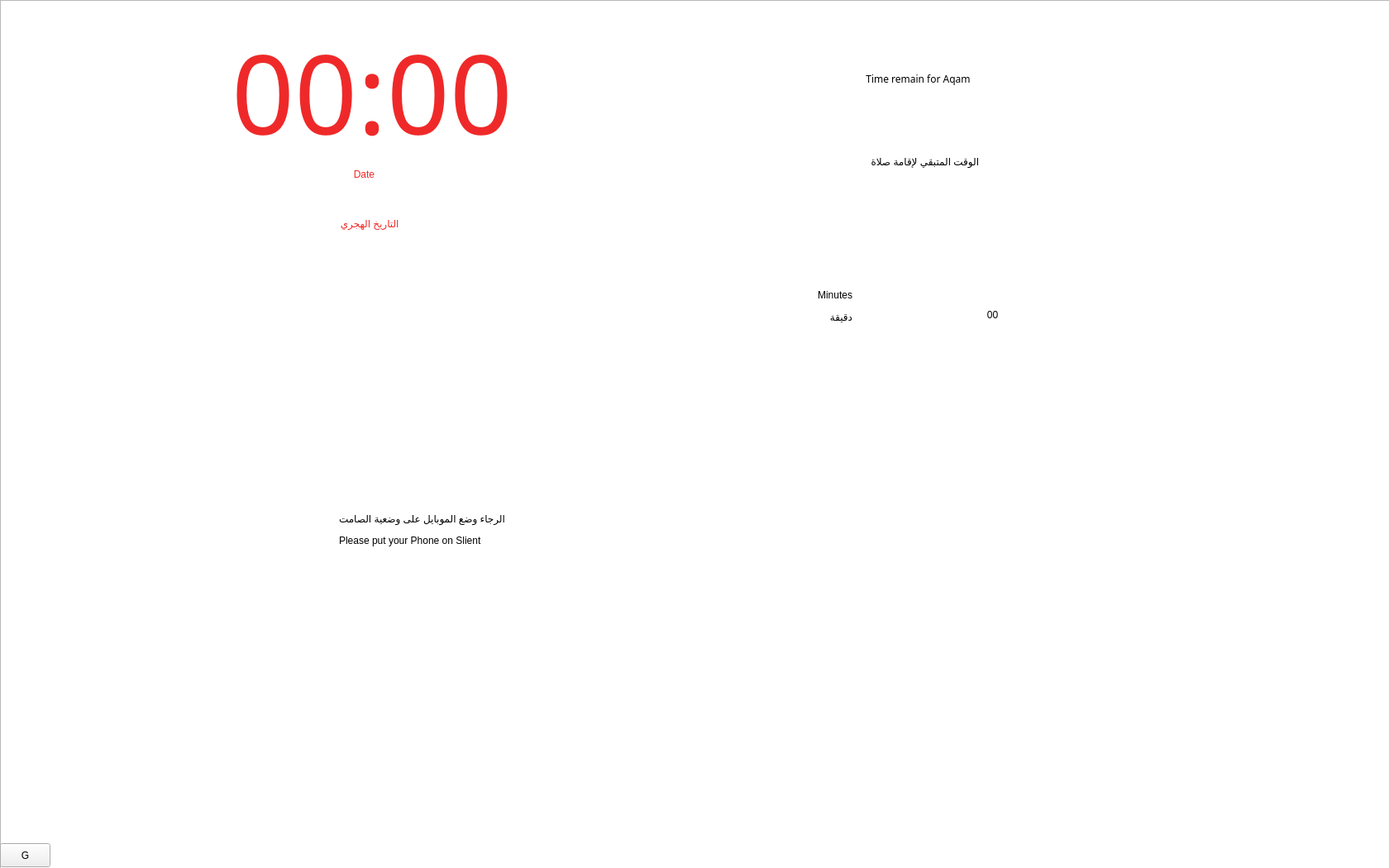
<?xml version="1.0" encoding="UTF-8"?>
<ui version="4.0">
 <class>MainWindow</class>
 <widget class="QMainWindow" name="MainWindow">
  <property name="geometry">
   <rect>
    <x>0</x>
    <y>0</y>
    <width>1680</width>
    <height>1050</height>
   </rect>
  </property>
  <property name="sizePolicy">
   <sizepolicy hsizetype="Preferred" vsizetype="Preferred">
    <horstretch>0</horstretch>
    <verstretch>0</verstretch>
   </sizepolicy>
  </property>
  <property name="cursor">
   <cursorShape>PointingHandCursor</cursorShape>
  </property>
  <property name="windowTitle">
   <string>MainWindow</string>
  </property>
  <property name="autoFillBackground">
   <bool>false</bool>
  </property>
  <property name="styleSheet">
   <string notr="true">QMainWindow{
border-image: url(:/new/prefix1/images/background-clock.jpg) 0 0 0 0 stretch stretch;
border-width: 0px;

}
color:rgb(239, 41, 41);
	
	font: 75 41pt &quot;Serif&quot;;


</string>
  </property>
  <property name="documentMode">
   <bool>false</bool>
  </property>
  <property name="tabShape">
   <enum>QTabWidget::Rounded</enum>
  </property>
  <widget class="QWidget" name="centralWidget">
   <widget class="QPushButton" name="pushButton">
    <property name="geometry">
     <rect>
      <x>0</x>
      <y>1020</y>
      <width>61</width>
      <height>29</height>
     </rect>
    </property>
    <property name="text">
     <string>G</string>
    </property>
   </widget>
   <widget class="QLabel" name="Magrib_2">
    <property name="geometry">
     <rect>
      <x>290</x>
      <y>180</y>
      <width>301</width>
      <height>61</height>
     </rect>
    </property>
    <property name="styleSheet">
     <string notr="true">color: rgb(239, 41, 41);
font: 75 36pt &quot;Al-Jazeera-Arabic&quot;;</string>
    </property>
    <property name="text">
     <string>Date</string>
    </property>
    <property name="alignment">
     <set>Qt::AlignCenter</set>
    </property>
   </widget>
   <widget class="QLabel" name="Fajer">
    <property name="geometry">
     <rect>
      <x>1180</x>
      <y>30</y>
      <width>161</width>
      <height>62</height>
     </rect>
    </property>
    <property name="styleSheet">
     <string notr="true">
color:rgb(239, 41, 41);
	font: 75 41pt &quot;Serif&quot;;
</string>
    </property>
    <property name="text">
     <string>00:00</string>
    </property>
   </widget>
   <widget class="QLabel" name="Shourq">
    <property name="geometry">
     <rect>
      <x>1180</x>
      <y>120</y>
      <width>191</width>
      <height>76</height>
     </rect>
    </property>
    <property name="styleSheet">
     <string notr="true">
color:rgb(239, 41, 41);
	font: 75 41pt &quot;Serif&quot;;
</string>
    </property>
    <property name="text">
     <string>00:00</string>
    </property>
   </widget>
   <widget class="QLabel" name="Duhur">
    <property name="geometry">
     <rect>
      <x>1180</x>
      <y>230</y>
      <width>191</width>
      <height>61</height>
     </rect>
    </property>
    <property name="styleSheet">
     <string notr="true">
color:rgb(239, 41, 41);
	font: 75 41pt &quot;Serif&quot;;
</string>
    </property>
    <property name="text">
     <string>00:00</string>
    </property>
   </widget>
   <widget class="QLabel" name="Asr">
    <property name="geometry">
     <rect>
      <x>1180</x>
      <y>340</y>
      <width>161</width>
      <height>41</height>
     </rect>
    </property>
    <property name="styleSheet">
     <string notr="true">
color:rgb(239, 41, 41);
	font: 75 41pt &quot;Serif&quot;;
</string>
    </property>
    <property name="text">
     <string>00:00</string>
    </property>
   </widget>
   <widget class="QLabel" name="Magrib">
    <property name="geometry">
     <rect>
      <x>1180</x>
      <y>430</y>
      <width>201</width>
      <height>71</height>
     </rect>
    </property>
    <property name="styleSheet">
     <string notr="true">
color:rgb(239, 41, 41);
	font: 75 41pt &quot;Serif&quot;;
</string>
    </property>
    <property name="text">
     <string>00:00</string>
    </property>
   </widget>
   <widget class="QLabel" name="Asha">
    <property name="geometry">
     <rect>
      <x>1180</x>
      <y>540</y>
      <width>191</width>
      <height>51</height>
     </rect>
    </property>
    <property name="styleSheet">
     <string notr="true">color:rgb(239, 41, 41);
	font: 75 41pt &quot;Serif&quot;;</string>
    </property>
    <property name="text">
     <string>00:00</string>
    </property>
   </widget>
   <widget class="QLabel" name="label_7">
    <property name="geometry">
     <rect>
      <x>1390</x>
      <y>10</y>
      <width>131</width>
      <height>91</height>
     </rect>
    </property>
    <property name="styleSheet">
     <string notr="true">color: rgb(255, 255, 255);
font: 75 40pt &quot;Al-Jazeera-Arabic&quot;;</string>
    </property>
    <property name="text">
     <string>الفجر</string>
    </property>
   </widget>
   <widget class="QLabel" name="label_8">
    <property name="geometry">
     <rect>
      <x>1390</x>
      <y>110</y>
      <width>141</width>
      <height>81</height>
     </rect>
    </property>
    <property name="styleSheet">
     <string notr="true">color: rgb(255, 255, 255);
font: 75 40pt &quot;Al-Jazeera-Arabic&quot;;</string>
    </property>
    <property name="text">
     <string>شروق</string>
    </property>
   </widget>
   <widget class="QLabel" name="label_9">
    <property name="geometry">
     <rect>
      <x>1390</x>
      <y>220</y>
      <width>141</width>
      <height>71</height>
     </rect>
    </property>
    <property name="styleSheet">
     <string notr="true">color: rgb(255, 255, 255);
font: 75 40pt &quot;Al-Jazeera-Arabic&quot;;</string>
    </property>
    <property name="text">
     <string>الظهر</string>
    </property>
   </widget>
   <widget class="QLabel" name="label_10">
    <property name="geometry">
     <rect>
      <x>1400</x>
      <y>310</y>
      <width>131</width>
      <height>71</height>
     </rect>
    </property>
    <property name="styleSheet">
     <string notr="true">color: rgb(255, 255, 255);
font: 75 40pt &quot;Al-Jazeera-Arabic&quot;;</string>
    </property>
    <property name="text">
     <string>العصر</string>
    </property>
   </widget>
   <widget class="QLabel" name="label_11">
    <property name="geometry">
     <rect>
      <x>1380</x>
      <y>410</y>
      <width>161</width>
      <height>81</height>
     </rect>
    </property>
    <property name="styleSheet">
     <string notr="true">color: rgb(255, 255, 255);
font: 75 40pt &quot;Al-Jazeera-Arabic&quot;;</string>
    </property>
    <property name="text">
     <string>المغرب</string>
    </property>
   </widget>
   <widget class="QLabel" name="label_12">
    <property name="geometry">
     <rect>
      <x>1390</x>
      <y>530</y>
      <width>151</width>
      <height>71</height>
     </rect>
    </property>
    <property name="styleSheet">
     <string notr="true">color: rgb(255, 255, 255);
font: 75 40pt &quot;Al-Jazeera-Arabic&quot;;</string>
    </property>
    <property name="text">
     <string>العشاء</string>
    </property>
   </widget>
   <widget class="QLabel" name="label_5">
    <property name="geometry">
     <rect>
      <x>910</x>
      <y>530</y>
      <width>197</width>
      <height>62</height>
     </rect>
    </property>
    <property name="styleSheet">
     <string notr="true">color: rgb(255, 255, 255);
font: 75 40pt &quot;Al-Jazeera-Arabic&quot;;

</string>
    </property>
    <property name="text">
     <string>Ashaa</string>
    </property>
   </widget>
   <widget class="QLabel" name="label_2">
    <property name="geometry">
     <rect>
      <x>940</x>
      <y>30</y>
      <width>151</width>
      <height>76</height>
     </rect>
    </property>
    <property name="styleSheet">
     <string notr="true">color: rgb(255, 255, 255);
font: 75 40pt &quot;Al-Jazeera-Arabic&quot;;

</string>
    </property>
    <property name="text">
     <string>Fajer </string>
    </property>
   </widget>
   <widget class="QLabel" name="label_4">
    <property name="geometry">
     <rect>
      <x>896</x>
      <y>120</y>
      <width>211</width>
      <height>96</height>
     </rect>
    </property>
    <property name="styleSheet">
     <string notr="true">color: rgb(255, 255, 255);
font: 75 40pt &quot;Al-Jazeera-Arabic&quot;;

</string>
    </property>
    <property name="text">
     <string>Shrouq </string>
    </property>
   </widget>
   <widget class="QLabel" name="label_3">
    <property name="geometry">
     <rect>
      <x>920</x>
      <y>240</y>
      <width>197</width>
      <height>54</height>
     </rect>
    </property>
    <property name="styleSheet">
     <string notr="true">color: rgb(255, 255, 255);
font: 75 40pt &quot;Al-Jazeera-Arabic&quot;;

</string>
    </property>
    <property name="text">
     <string>Dhuhr </string>
    </property>
   </widget>
   <widget class="QLabel" name="label">
    <property name="geometry">
     <rect>
      <x>940</x>
      <y>320</y>
      <width>101</width>
      <height>84</height>
     </rect>
    </property>
    <property name="styleSheet">
     <string notr="true">color: rgb(255, 255, 255);
font: 75 40pt &quot;Al-Jazeera-Arabic&quot;;

</string>
    </property>
    <property name="text">
     <string>Asr </string>
    </property>
   </widget>
   <widget class="QLabel" name="label_6">
    <property name="geometry">
     <rect>
      <x>886</x>
      <y>430</y>
      <width>211</width>
      <height>61</height>
     </rect>
    </property>
    <property name="styleSheet">
     <string notr="true">color: rgb(255, 255, 255);
font: 75 40pt &quot;Al-Jazeera-Arabic&quot;;

</string>
    </property>
    <property name="text">
     <string>Magrib</string>
    </property>
   </widget>
   <widget class="QLabel" name="min">
    <property name="geometry">
     <rect>
      <x>280</x>
      <y>20</y>
      <width>381</width>
      <height>181</height>
     </rect>
    </property>
    <property name="font">
     <font>
      <family>Al-Jazeera-Arabic</family>
      <pointsize>100</pointsize>
      <weight>9</weight>
      <italic>false</italic>
      <bold>false</bold>
     </font>
    </property>
    <property name="styleSheet">
     <string notr="true">font: 75 100pt &quot;Al-Jazeera-Arabic&quot;;
color: rgb(239, 41, 41);
</string>
    </property>
    <property name="text">
     <string>00:00</string>
    </property>
   </widget>
   <widget class="QLabel" name="label_16">
    <property name="geometry">
     <rect>
      <x>180</x>
      <y>240</y>
      <width>531</width>
      <height>61</height>
     </rect>
    </property>
    <property name="layoutDirection">
     <enum>Qt::LeftToRight</enum>
    </property>
    <property name="styleSheet">
     <string notr="true">color: rgb(239, 41, 41);
font: 75 36pt &quot;Al-Jazeera-Arabic&quot;;
center
</string>
    </property>
    <property name="text">
     <string>التاريخ الهجري </string>
    </property>
    <property name="textFormat">
     <enum>Qt::AutoText</enum>
    </property>
    <property name="alignment">
     <set>Qt::AlignCenter</set>
    </property>
   </widget>
   <widget class="DynamicFontSizeLabel" name="label_13">
    <property name="geometry">
     <rect>
      <x>140</x>
      <y>680</y>
      <width>1231</width>
      <height>131</height>
     </rect>
    </property>
    <property name="sizePolicy">
     <sizepolicy hsizetype="Fixed" vsizetype="Fixed">
      <horstretch>0</horstretch>
      <verstretch>0</verstretch>
     </sizepolicy>
    </property>
    <property name="minimumSize">
     <size>
      <width>400</width>
      <height>50</height>
     </size>
    </property>
    <property name="font">
     <font>
      <family>Al-Jazeera-Arabic</family>
     </font>
    </property>
    <property name="styleSheet">
     <string notr="true">color: rgb(255, 255, 255);</string>
    </property>
    <property name="frameShape">
     <enum>QFrame::NoFrame</enum>
    </property>
    <property name="text">
     <string>حديث اليوم باللغة العربية</string>
    </property>
    <property name="textFormat">
     <enum>Qt::PlainText</enum>
    </property>
    <property name="wordWrap">
     <bool>true</bool>
    </property>
   </widget>
   <widget class="DynamicFontSizeLabel" name="label_15">
    <property name="geometry">
     <rect>
      <x>380</x>
      <y>830</y>
      <width>1161</width>
      <height>131</height>
     </rect>
    </property>
    <property name="sizePolicy">
     <sizepolicy hsizetype="Fixed" vsizetype="Fixed">
      <horstretch>0</horstretch>
      <verstretch>0</verstretch>
     </sizepolicy>
    </property>
    <property name="minimumSize">
     <size>
      <width>400</width>
      <height>50</height>
     </size>
    </property>
    <property name="font">
     <font>
      <family>Al-Jazeera-Arabic</family>
     </font>
    </property>
    <property name="styleSheet">
     <string notr="true">color: rgb(255, 255, 255);</string>
    </property>
    <property name="frameShape">
     <enum>QFrame::NoFrame</enum>
    </property>
    <property name="text">
     <string>Hadith English</string>
    </property>
    <property name="textFormat">
     <enum>Qt::PlainText</enum>
    </property>
    <property name="wordWrap">
     <bool>true</bool>
    </property>
   </widget>
   <widget class="QGraphicsView" name="graphicsView">
    <property name="enabled">
     <bool>true</bool>
    </property>
    <property name="geometry">
     <rect>
      <x>0</x>
      <y>0</y>
      <width>16777215</width>
      <height>16777215</height>
     </rect>
    </property>
    <property name="sizePolicy">
     <sizepolicy hsizetype="Expanding" vsizetype="Expanding">
      <horstretch>0</horstretch>
      <verstretch>0</verstretch>
     </sizepolicy>
    </property>
    <property name="autoFillBackground">
     <bool>false</bool>
    </property>
   </widget>
   <widget class="QGraphicsView" name="graphicsView_2">
    <property name="geometry">
     <rect>
      <x>50</x>
      <y>470</y>
      <width>291</width>
      <height>321</height>
     </rect>
    </property>
    <property name="styleSheet">
     <string notr="true">border-image: url(:/new/prefix1/images/No-Mobile-Phone-Sign.jpg);</string>
    </property>
    <property name="frameShape">
     <enum>QFrame::NoFrame</enum>
    </property>
   </widget>
   <widget class="QLabel" name="label_14">
    <property name="geometry">
     <rect>
      <x>410</x>
      <y>520</y>
      <width>1221</width>
      <height>241</height>
     </rect>
    </property>
    <property name="styleSheet">
     <string notr="true">font: 75 52pt &quot;Al-Jazeera-Arabic&quot;;</string>
    </property>
    <property name="text">
     <string>&lt;html&gt;&lt;head/&gt;&lt;body&gt;&lt;p&gt;الرجاء وضع الموبايل على وضعية الصامت&lt;/p&gt;&lt;p&gt;Please put your Phone on Slient &lt;/p&gt;&lt;/body&gt;&lt;/html&gt;</string>
    </property>
    <property name="textFormat">
     <enum>Qt::RichText</enum>
    </property>
   </widget>
   <widget class="QLabel" name="AqamaLabelCounter">
    <property name="geometry">
     <rect>
      <x>1020</x>
      <y>270</y>
      <width>361</width>
      <height>221</height>
     </rect>
    </property>
    <property name="styleSheet">
     <string notr="true">font: 75 125pt &quot;Al-Jazeera-Arabic&quot;;</string>
    </property>
    <property name="text">
     <string>00</string>
    </property>
    <property name="alignment">
     <set>Qt::AlignCenter</set>
    </property>
   </widget>
   <widget class="DynamicFontSizeLabel" name="time_remain_en">
    <property name="geometry">
     <rect>
      <x>710</x>
      <y>40</y>
      <width>801</width>
      <height>111</height>
     </rect>
    </property>
    <property name="font">
     <font>
      <family>Al-Jazeera-Arabic</family>
     </font>
    </property>
    <property name="styleSheet">
     <string notr="true"/>
    </property>
    <property name="text">
     <string>&lt;html&gt;&lt;head/&gt;&lt;body&gt;&lt;p&gt;Time remain for Aqam&lt;/p&gt;&lt;/body&gt;&lt;/html&gt;</string>
    </property>
    <property name="textFormat">
     <enum>Qt::RichText</enum>
    </property>
    <property name="alignment">
     <set>Qt::AlignCenter</set>
    </property>
   </widget>
   <widget class="QLabel" name="time_value">
    <property name="geometry">
     <rect>
      <x>900</x>
      <y>320</y>
      <width>131</width>
      <height>101</height>
     </rect>
    </property>
    <property name="styleSheet">
     <string notr="true">font: 75 17pt &quot;Al-Jazeera-Arabic&quot;;</string>
    </property>
    <property name="text">
     <string>&lt;html&gt;&lt;head/&gt;&lt;body&gt;&lt;p&gt;Minutes&lt;/p&gt;&lt;p&gt;دقيقة&lt;/p&gt;&lt;/body&gt;&lt;/html&gt;</string>
    </property>
    <property name="textFormat">
     <enum>Qt::RichText</enum>
    </property>
    <property name="alignment">
     <set>Qt::AlignRight|Qt::AlignTrailing|Qt::AlignVCenter</set>
    </property>
   </widget>
   <widget class="QLabel" name="time_remain_ar">
    <property name="geometry">
     <rect>
      <x>690</x>
      <y>140</y>
      <width>861</width>
      <height>111</height>
     </rect>
    </property>
    <property name="styleSheet">
     <string notr="true">font: 75 45pt &quot;Al-Jazeera-Arabic&quot;;</string>
    </property>
    <property name="text">
     <string>&lt;html&gt;&lt;head/&gt;&lt;body&gt;&lt;p&gt;الوقت المتبقي لإقامة صلاة &lt;/p&gt;&lt;/body&gt;&lt;/html&gt;</string>
    </property>
    <property name="textFormat">
     <enum>Qt::RichText</enum>
    </property>
    <property name="alignment">
     <set>Qt::AlignCenter</set>
    </property>
   </widget>
   <zorder>Shourq</zorder>
   <zorder>Asha</zorder>
   <zorder>Asr</zorder>
   <zorder>Fajer</zorder>
   <zorder>Duhur</zorder>
   <zorder>Magrib</zorder>
   <zorder>graphicsView</zorder>
   <zorder>pushButton</zorder>
   <zorder>label_9</zorder>
   <zorder>label_2</zorder>
   <zorder>label_3</zorder>
   <zorder>Magrib_2</zorder>
   <zorder>label_10</zorder>
   <zorder>label_11</zorder>
   <zorder>label_12</zorder>
   <zorder>label_8</zorder>
   <zorder>label_4</zorder>
   <zorder>label_5</zorder>
   <zorder>label_6</zorder>
   <zorder>label_7</zorder>
   <zorder>label</zorder>
   <zorder>min</zorder>
   <zorder>label_16</zorder>
   <zorder>label_13</zorder>
   <zorder>label_15</zorder>
   <zorder>graphicsView_2</zorder>
   <zorder>label_14</zorder>
   <zorder>AqamaLabelCounter</zorder>
   <zorder>time_remain_en</zorder>
   <zorder>time_value</zorder>
   <zorder>time_remain_ar</zorder>
  </widget>
 </widget>
 <layoutdefault spacing="6" margin="11"/>
 <customwidgets>
  <customwidget>
   <class>DynamicFontSizeLabel</class>
   <extends>QLabel</extends>
   <header location="global">dynamicfontsizelabel.h</header>
  </customwidget>
 </customwidgets>
 <resources/>
 <connections/>
</ui>
